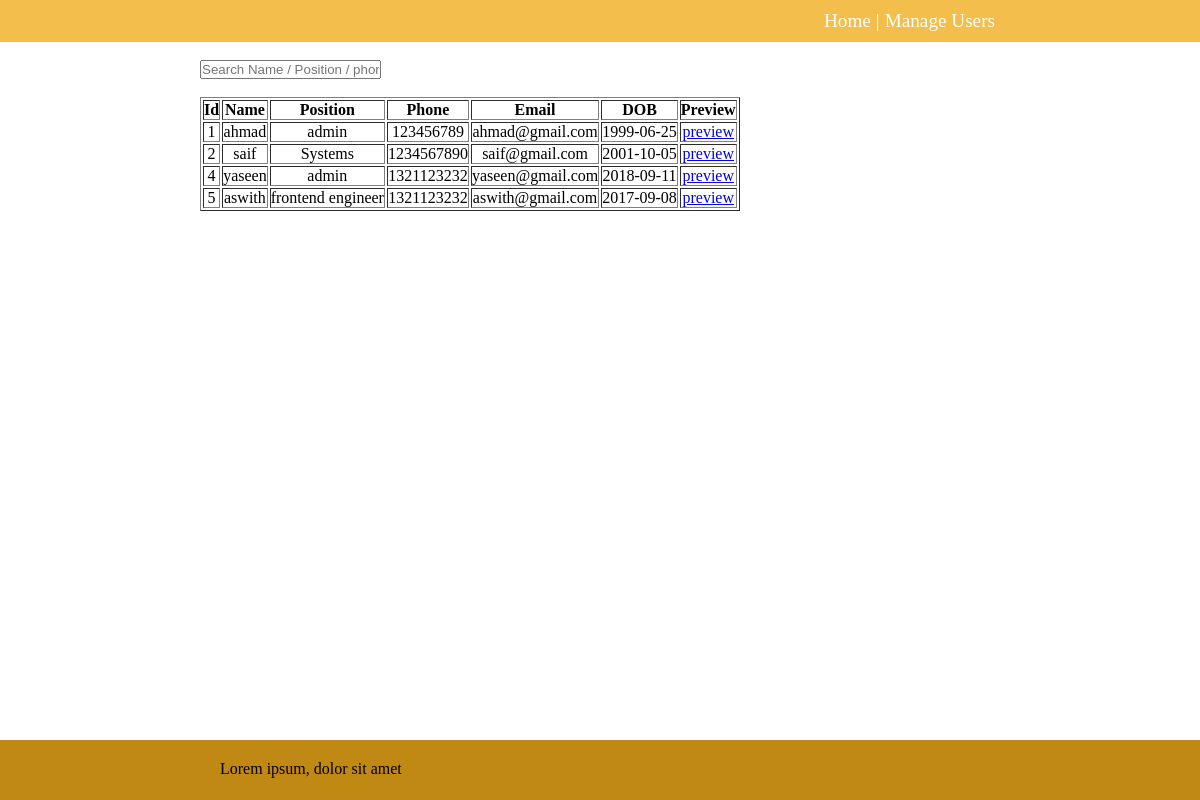
Before: / with the older database file.
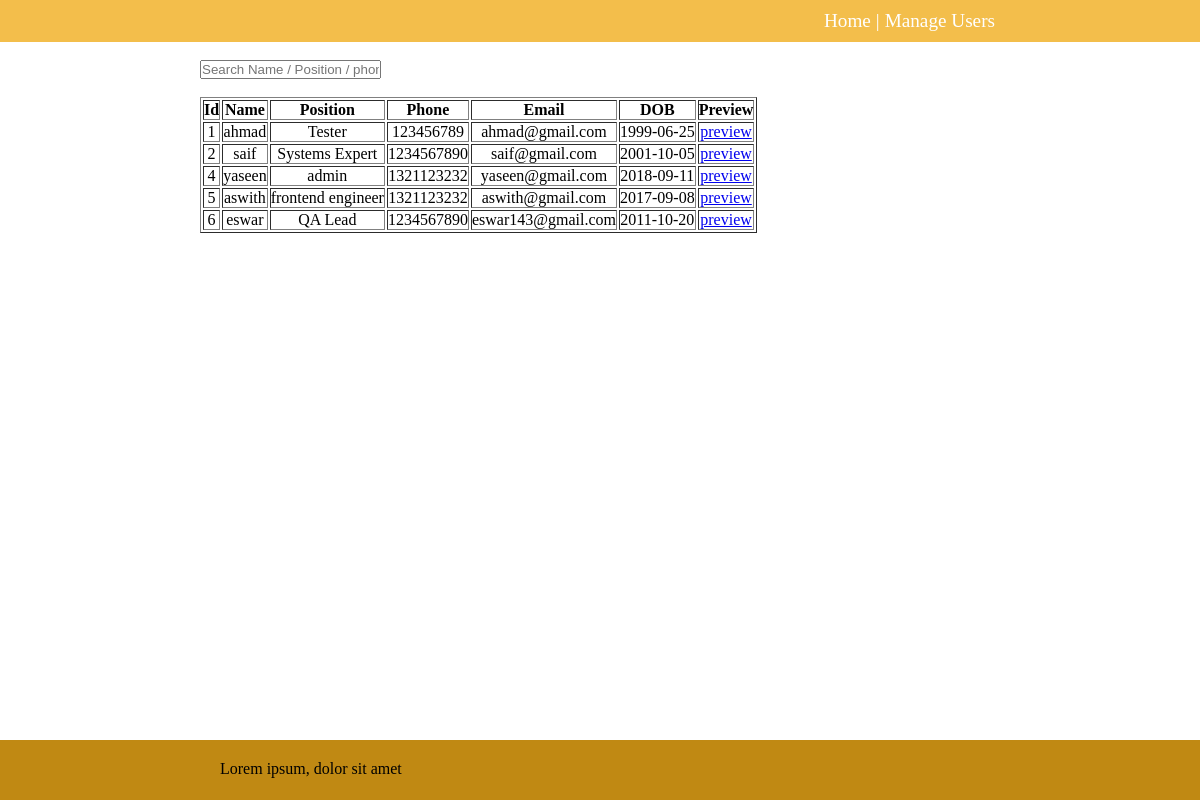
After: the same page with the newer database file.
### app.py (models this page shows, shortened)
class User(db.Model):
    id = db.Column(db.Integer, primary_key = True)
    name = db.Column(db.String(50), nullable = False)
    pic = db.Column(db.Text, unique = True, nullable = False)
    mimetype = db.Column(db.Text, nullable = False)
    position = db.Column(db.String(50), nullable = False)
    date_of_birth = db.Column(db.Date, nullable = False)
    blood_group = db.Column(db.String(50), nullable = False)
    phone = db.Column(db.String(50), nullable = False)
    email = db.Column(db.String(80), nullable = False)

### app.py (the view)
@app.route("/")
def index():
    users = User.query.order_by(User.id).all()
    return render_template('index.html',users = users)

### templates/index.html (shortened to what this page needs)
{% extends 'base.html' %}
{% block body %}
<br>
<input width="1200px" type="text" placeholder="Search Name / Position / phone / mail">
<br>
<br>
<table border="1px" style="text-align: center;">
    <tr>
        <th>Id</th>
        <th>Name</th>
        <th>Position</th>
        <th>Phone</th>
        <th>Email</th>
        <th>DOB</th>
        <th>Preview</th>
    </tr>
    {% for user in users %}
        <tr>
            <td>{{ user.id }}</td>
            <td>{{ user.name }}</td>
            <td>{{ user.position }}</td>
            <td>{{ user.phone }}</td>
            <td>{{ user.email }}</td>
            <td>{{ user.date_of_birth }}</td>
            <td><a href="{{ url_for('preview',id = user.id) }}">preview</a></td>
        </tr>
    {% endfor %}
</table>
{% endblock %}

Changed rows visible on the page:
changed User "ahmad": position "admin" → "Tester"
changed User "saif": position "Systems" → "Systems Expert"
added User: id "6", name "eswar", position "QA Lead", phone "1234567890", email "eswar143@gmail.com", date_of_birth "2011-10-20"
